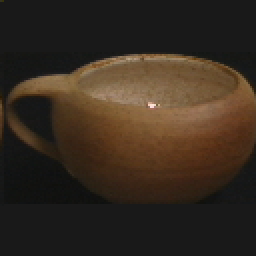
#> input picture coil-100/obj11__175.png, 128 x 128 px (shown 2 times larger); its folder holds 4 pictures in this run
$ jupyter execute --allow-errors image_indexing.ipynb
#> lines starting #> are read from the running program, lines starting #| are printed output that depends on the picture
# Importation des librairies

[cell 1]
import cv2
import numpy as np
import matplotlib.pyplot as plt
import os
from math import sqrt

### Calcul de l'histogramme

[cell 2]
def calculHist(im, bins):
    bgr_planes = cv2.split(im)
    histSize = 32
    histRange = (0, 32)
    accumulate = False
    # Calcul de l'histogramme par chaines de couleur
    b_hist = cv2.calcHist(bgr_planes, [0], None, [histSize], histRange, accumulate=accumulate)
    g_hist = cv2.calcHist(bgr_planes, [1], None, [histSize], histRange, accumulate=accumulate)
    r_hist = cv2.calcHist(bgr_planes, [2], None, [histSize], histRange, accumulate=accumulate)
    # Regroupement des histogrammes de toutes les chaines
    hist = np.concatenate((b_hist,g_hist,r_hist), axis=None)
    return hist

### Calcul du moment de Hu

[cell 3]
def calMomentDeHu(im):
    im = cv2.cvtColor(im, cv2.COLOR_BGR2GRAY)
    mt = cv2.HuMoments(cv2.moments(im))
    return mt.flatten()

### Calcul distance entre features de deux images

[cell 4]
def chi2Distance(A, B, epsilon=1e-10):
    chi = 0.5 * np.sum([((a - b) ** 2) / (a + b + epsilon) for (a, b) in zip(A, B)])
    return chi

### Distance ecludienne

[cell 5]
def ecluDistance(A, B):
    eclud = np.sum([((a - b) ** 2) for (a, b) in zip(A, B)])
    eclud = sqrt(eclud)
    return eclud

### Construction du dictionnaire contenant les features

[cell 6]
datapth = "./coil-100/"
featureDict = {}

for imName in os.listdir(datapth):
    list_features = []
    if imName.split(".")[1]=="png": # Rechercher les images uniquement
        img = cv2.imread(datapth + imName)
#> img is the input picture: shape (128, 128, 3); mean B, G, R 31.9, 43.1, 54.8
        hist = calculHist(img, bins=32)
#> in calculHist, `b_hist = cv2.calcHist(bgr_planes, [0], None, [histSize], histRange, ac..`: b_hist = 32 values, max 6998 at index 25, min 0 at index 0, mean 390.1
#> in calculHist, `g_hist = cv2.calcHist(bgr_planes, [1], None, [histSize], histRange, ac..`: g_hist = 32 values, max 6819 at index 25, min 0 at index 0, mean 301.8
#> in calculHist, `r_hist = cv2.calcHist(bgr_planes, [2], None, [histSize], histRange, ac..`: r_hist = 32 values, max 6773 at index 25, min 0 at index 0, mean 288.6
#> in calculHist, `hist = np.concatenate((b_hist,g_hist,r_hist), axis=None)`: hist = 96 values, max 6998 at index 25, min 0 at index 0, mean 326.8
        mt = calMomentDeHu(img)
#> in calMomentDeHu, `im = cv2.cvtColor(im, cv2.COLOR_BGR2GRAY)`:
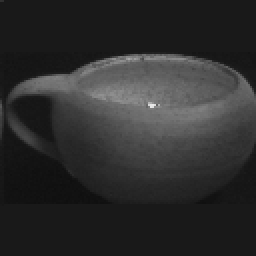
#> im: shape (128, 128) (shown 2 times larger); min 15, max 234, mean 45.3
#> in calMomentDeHu, `mt = cv2.HuMoments(cv2.moments(im))`: mt = [0.00268, 9.29e-08, 1.08e-10, 5.3e-10, -5.49e-20, -1.98e-14, -1.15e-19]
        list_features.insert(0, hist)
        list_features.insert(1, mt)
        featureDict[imName]=list_features
        del img
        del list_features
#> pass 2 of the loop `for imName in os.listdir(datapth):`:
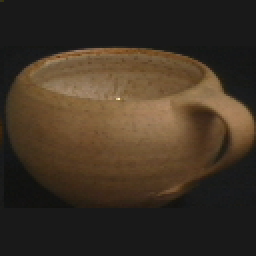
#> input picture coil-100/obj11__40.png, 128 x 128 px (shown 2 times larger)
#> img is the input picture: shape (128, 128, 3); mean B, G, R 36.9, 50.6, 63.1
#> `hist = calculHist(img, bins=32)`: hist = 96 values, max 6384 at index 25, min 0 at index 0, mean 282
#> in calMomentDeHu (call 2), `im = cv2.cvtColor(im, cv2.COLOR_BGR2GRAY)`:
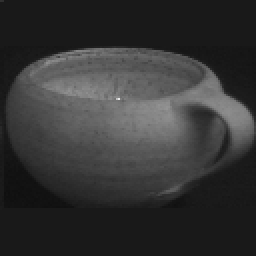
#> im: shape (128, 128) (shown 2 times larger); min 15, max 233, mean 52.7
#> in calMomentDeHu (call 2), `mt = cv2.HuMoments(cv2.moments(im))`: mt = [0.00222, 1.12e-07, 4.76e-11, 8.7e-11, 4.6e-21, -2.79e-14, 3.19e-21]
#> pass 3 of the loop `for imName in os.listdir(datapth):`:
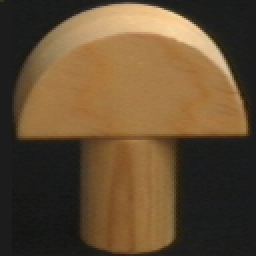
#> input picture coil-100/obj12__175.png, 128 x 128 px (shown 2 times larger)
#> img is the input picture: shape (128, 128, 3); mean B, G, R 50.6, 77, 98.8
#> `hist = calculHist(img, bins=32)`: hist = 96 values, max 2004 at index 60, min 0 at index 5, mean 211.1
#> in calMomentDeHu (call 3), `im = cv2.cvtColor(im, cv2.COLOR_BGR2GRAY)`:
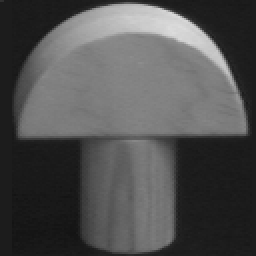
#> im: shape (128, 128) (shown 2 times larger); min 19, max 220, mean 80.5
#> in calMomentDeHu (call 3), `mt = cv2.HuMoments(cv2.moments(im))`: mt = [0.00154, 2.92e-08, 1.17e-10, 1.26e-10, 1.41e-20, 2.12e-14, -6.21e-21]
#> the loop made 4 passes; the first 3 are shown

# Regroupement des valeurs deux feautres(histogramme et moment de HU)
list_compt = []
#> list_compt = []
for imName in list(featureDict.keys()):
    list_compt.append(np.concatenate((featureDict[imName][0], featureDict[imName][1]), axis=None))
#> this loop made 4 passes
#> imName on passes 1 to 4: 'obj11__175.png', 'obj11__40.png', 'obj12__175.png', 'obj12__95.png'
#> after the loop, list_compt = 4 items
#convertion en array
X=np.array(list_compt)

# Application du KMeans

### Methode d'Elbow pour le choix du nombre de clusters optimal

[cell 7]
# choisir le nombre de clusters
from sklearn.cluster import KMeans
wcss = []

#> (the rest of this cell did not finish here and is left out)

[cell 8]
kmeans = KMeans(n_clusters = 3, init= 'k-means++', max_iter=300,
                    n_init=10, random_state= 0)

y_kmeans = kmeans.fit_predict(X)
#> y_kmeans = [1, 1, 0, 2]

[cell 9]
X.shape
#> Out = (4, 103)

### Representation 2D du Cluster

[cell 10]
plt.figure(figsize=(9, 6))
plt.scatter(X[y_kmeans == 0, 0], X[y_kmeans == 0, 1], s=100, c='red', label = 'images du Cluster 1')
plt.scatter(X[y_kmeans == 1, 0], X[y_kmeans == 1, 1], s=100, c='blue', label = 'images du Cluster 2')
plt.scatter(X[y_kmeans == 2, 0], X[y_kmeans == 2, 1], s=100, c='green', label = 'images du Cluster 3')
plt.scatter(kmeans.cluster_centers_[:, 0], kmeans.cluster_centers_[:, 1], s=300,
                                                c='orange', label='Centroids', )
plt.title("Clusters d'images", fontsize=14)
plt.legend()
plt.show()
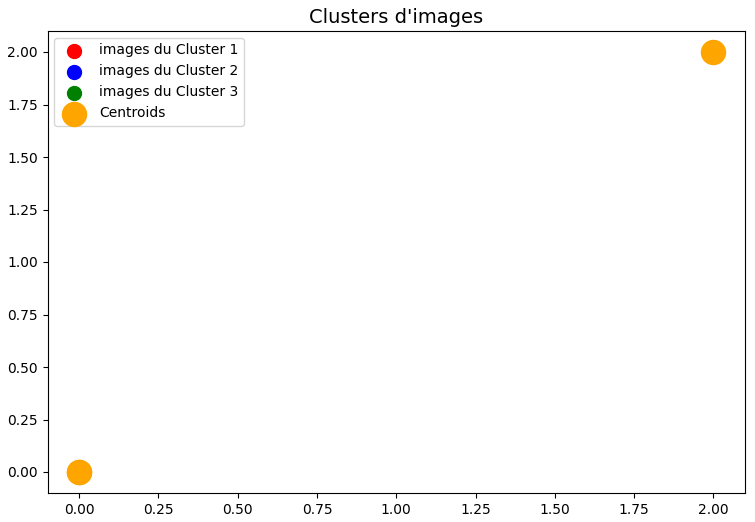
#> figure drawn by matplotlib, 1 panel

### Calcul des distances entre elements de meme cluster

[cell 11]
import operator

def rechercheKMeans(img, dict_feature):
    img = cv2.imread(img)
    hist = calculHist(img, 32)
    mt = calMomentDeHu(img)
    # on regroupe les valeurs hist. et mt. en un seul array
    list_im = np.array(np.concatenate((hist,mt), axis=None)).reshape(1,-1)
    im_cluster = kmeans.predict(list_im)
    clusters = kmeans.predict(X)
    distanceResultat = {}
    for i in range(len(dict_feature.keys())):
        if clusters[i]==im_cluster[0]:  #On verifie l'appartenance de l'image au meme cluster
            #Distance entre l'image de query et les images dans la base appartenant au meme cluster
            d = 0.5*chi2Distance(hist, dict_feature[list(featureDict.keys())[i]][0]) + 0.5*ecluDistance(mt,
                                    dict_feature[list(featureDict.keys())[i]][1])
            distanceResultat[list(featureDict.keys())[i]]=d
          #On ordonne notre dictionnaire selon les distances
            distanceResulatsorted = dict(sorted(distanceResultat.items(),
                                        key=operator.itemgetter(1),reverse=False))
    return distanceResulatsorted

### Test

[cell 12]
#selectionner l'image
impath = "./coil-100/obj42__0.png"
#Appeler la fonction
#> (the rest of this cell did not finish here and is left out)

#### Afficher les images avec les n premieres Distances

[cell 13]
from itertools import islice

def take(n, imDistance):
    "Retourner les n premiers items"
    return list(islice(imDistance, n))

print("Images \t\t\t Distances")
#> (the rest of this cell did not finish here and is left out)

# Kd-tree

[cell 14]
from sklearn.neighbors import KDTree
tree = KDTree(X)

[cell 15]
import operator
def rechercheKd_tree(img, dict_feature):
    img = cv2.imread(img)
    hist = calculHist(img, 32)
    mt = calMomentDeHu(img)
    # on regroupe les valeurs hist. et mt. en un seul array
    list_im = np.array(np.concatenate((hist,mt), axis=None)).reshape(1, -1)
    tree = KDTree(X)
    nearest_dist, nearest_ind = tree.query(list_im, k=100)  # Prenons les 100 distances les plus proches
    distanceResultat = {}
    for i in nearest_ind[0]:
        d = 0.5*chi2Distance(hist, dict_feature[list(featureDict.keys())[i]][0]) + 0.5*ecluDistance(mt,
                                dict_feature[list(featureDict.keys())[i]][1])
        distanceResultat[list(featureDict.keys())[i]]=d
      #On ordonne notre dictionnaire selon les distances
        distanceResulatsorted = dict(sorted(distanceResultat.items(),
                                    key=operator.itemgetter(1),reverse=False))
    return distanceResulatsorted

## Test

### Appeler la fonction rechercheKd_tree()

#> (a cell that did not finish here is left out)

### Afficher les images avec les n premieres Distance

[cell 17]
from itertools import islice

def take(n, imDistance):
    "Retourner les n premiers items"
    return list(islice(imDistance, n))

print("Images \t\t\t Distances")
#> (the rest of this cell did not finish here and is left out)

# Calcul en temps

#### Avec KMeans

[cell 18]
import time
start = time.time()
#> (the rest of this cell did not finish here and is left out)

end = time.time()
a=end-start
print("Temps de calcul avec KMeans:", a)

#### Avec Kd-tree

[cell 19]
start = time.time()
#> (the rest of this cell did not finish here and is left out)
